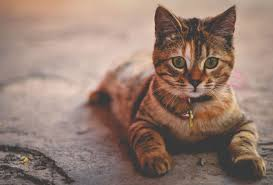
#> input picture images/images.jpeg, 273 x 185 px
$ python histogram.py
#> lines starting #> are read from the running program, lines starting #| are printed output that depends on the picture; after the words box and inside, x2 and y2 are one past the last pixel; in counts of white or black regions, pixels touching at a corner belong together
#> in main, image02 is the input picture: shape (185, 273, 3); mean R, G, B 149.3, 124.4, 112.6
### main.py
import cv2 as cv
import numpy as np
from skimage import io


# Function to convert a color image to grayscale
# using arithmetic method
def convertToGray(image):
    auxImage = np.zeros((image.shape[0], image.shape[1], 1), np.uint8)  # create a new image with 1 channel

    height = image.shape[0]  # takes the number of columns
#> height = 185
    width = image.shape[1]  # takes the number of lines
#> width = 273

    for i in range(height):
        for j in range(width):
            # sum all the color values and multiply to 0.33 to convert to grayscale
            auxImage[i, j] = sum(image[i, j]) * 0.33
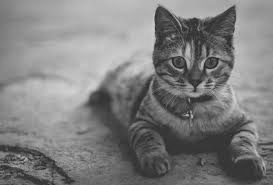
#> auxImage: shape (185, 273, 1); min 30, max 213, mean 127

    cv.imshow("grayscale - arithmetic", auxImage)

    return auxImage


# Function to convert a color image to grayscale
# using weighted method
# [52 lines left out: functions convertToGrayWeighted, isolateChanel, invertImage, not called in this run]


# Function to threshold the image
def threshold(image, limit):
    grayImage = convertToGray(image)  # convert image to gray
    auxImage = np.zeros((grayImage.shape[0], grayImage.shape[1], 3), np.uint8)  # create a new image with 1 channel

    height = grayImage.shape[0]  # takes the number of columns
#> height = 185
    width = grayImage.shape[1]  # takes the number of lines
#> width = 273

    for i in range(height):
        for j in range(width):
            if grayImage[i, j][0] > limit:
                auxImage[i, j] = 255
            else:
                auxImage[i, j] = 0
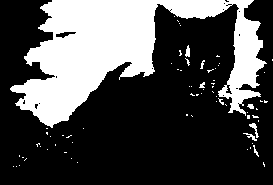
#> auxImage: shape (185, 273, 3); 29.8% white; 71 white regions (63 under 20 px), largest, box (x1, y1, x2, y2) and area: (10, 0, 267, 128) 14616, (249, 123, 259, 138) 50, (185, 45, 190, 57) 41

    cv.imshow("threshold -", auxImage)


def main():
    path_img_01 = 'images/images.jpeg'

    image02 = io.imread(path_img_01)

    # convertToGray(image02)
    # convertToGrayWeighted(image02)
    threshold(image02, 160)

    image02 = cv.cvtColor(image02, cv.COLOR_BGR2RGB)
    cv.imshow("normal", image02)

    cv.waitKey(0)


main()

### histogram.py
import numpy as np
import matplotlib.pyplot as plt
from skimage import data
from skimage import io
from PIL import Image
import math
import cv2 as cv
from main import *

path_img_01 = 'images/images.jpeg'
image = io.imread(path_img_01)

imageGray = convertToGray(image)

#Function to show histogram for a grayscale image
def histogramGrayscale(imageGray):
    #openCv builtIn function to calculate histogram
    # params: image, channels (0 because is grayscale), mask (NONE to find histogram for full image),
    # histogram size (256 for full scale), range
    hist = cv.calcHist([imageGray], [0], None, [256], [0, 256])
#> hist = 256 values, max 821 at index 55, min 0 at index 0, mean 197.3

    plt.hist(image.ravel(), 256, [0, 256]) #function to plot histogram
    plt.title('Histogram for grayscale image')
    plt.show()
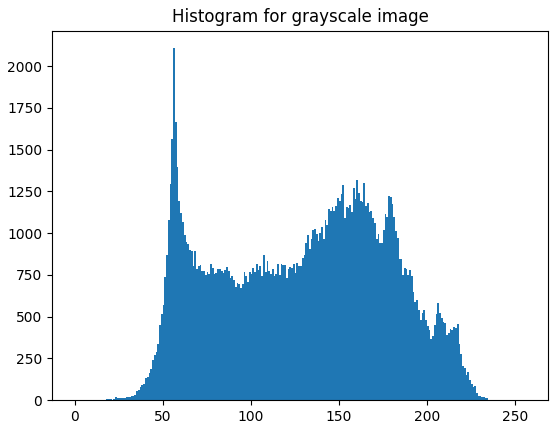
#> figure drawn by matplotlib, 1 panel; tallest bar 2107 high, from x = 56 to 57

#Function to show histogram for a color image
def histogramColor(image):
    color = ('b', 'g', 'r')
    for channel, col in enumerate(color):
        #channel param = r, g or b
        histr = cv.calcHist([image], [channel], None, [256], [0, 256])
        plt.plot(histr, color=col)
        plt.xlim([0, 256])
    plt.title('Histogram for color scale image')
    plt.show()
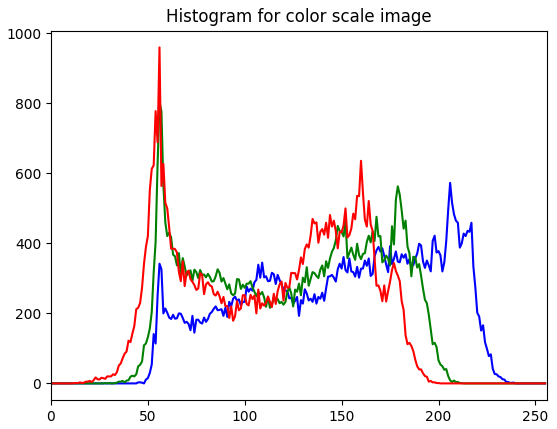
#> figure drawn by matplotlib, 1 panel; curve peaks at x = 206, y = 573; curve peaks at x = 56, y = 805; curve peaks at x = 56, y = 960


#Function to show an equalized image
def equalizeHistogram(image):
    img = image
    imgToYuv = cv.cvtColor(img, cv.COLOR_BGR2RGB) #transform bgr to yuv
    imgToYuv[:, :, 0] = cv.equalizeHist(imgToYuv[:, :, 0]) #openCv method to equalize
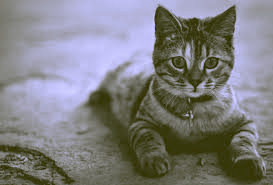
#> imgToYuv: shape (185, 273, 3); mean B, G, R 128.4, 127, 127
    histEqualizationResult = cv.cvtColor(imgToYuv, cv.COLOR_YUV2BGR) #transform back to bgr
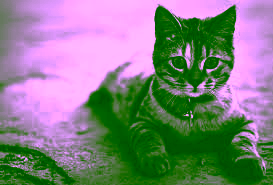
#> histEqualizationResult: shape (185, 273, 3); mean B, G, R 129.6, 129.4, 128.7

    cv.imwrite('histogramEqResult.jpg', histEqualizationResult)

def main():
    histogramGrayscale(imageGray)
    histogramColor(image)
    equalizeHistogram(imageGray)

    cv.imshow('image', image)

#keep image opened until ESC is pressed
    while True:
        k = cv.waitKey(0)
#> (key Esc is pressed here)
        if k == 27: break
    cv.destroyAllWindows()


main()

$ run again, with images/barco.jpg copied over images/images.jpeg
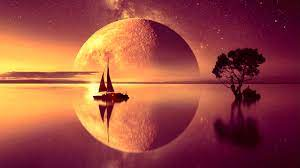
#> input picture images/barco.jpg, 300 x 168 px
#> in main, image02 is the input picture: shape (168, 300, 3); mean R, G, B 154.9, 74.2, 64.4
#> after the loop in threshold, `for i in range(height):`:
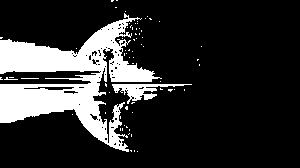
#> auxImage: shape (168, 300, 3); 18.4% white; 68 white regions (66 under 20 px), largest, box (x1, y1, x2, y2) and area: (0, 13, 162, 152) 8525, (112, 84, 192, 104) 558
#> hist = 256 values, max 642 at index 66, min 0 at index 0, mean 196.9
#> in equalizeHistogram, `histEqualizationResult = cv.cvtColor(imgToYuv, cv.COLOR_YUV2BGR)`:
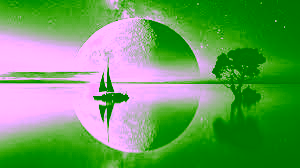
#> histEqualizationResult: shape (168, 300, 3); mean B, G, R 95.3, 159.2, 104.5
